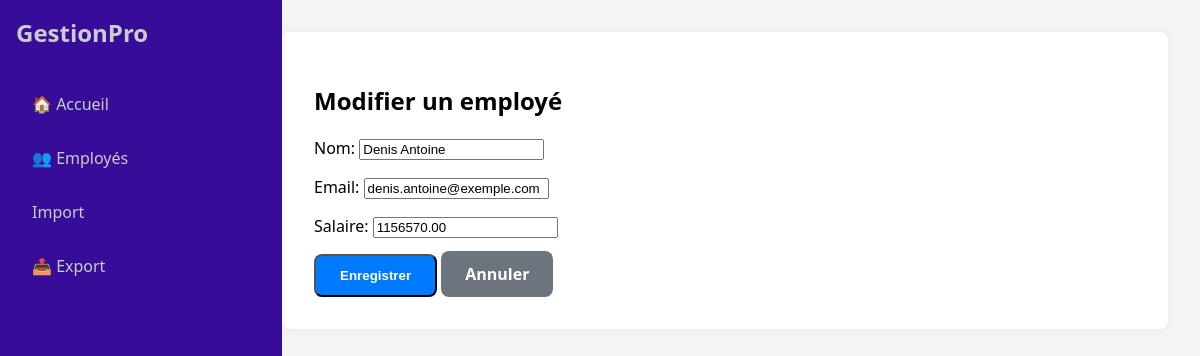
The app's page /edit/edit/1/, older data.
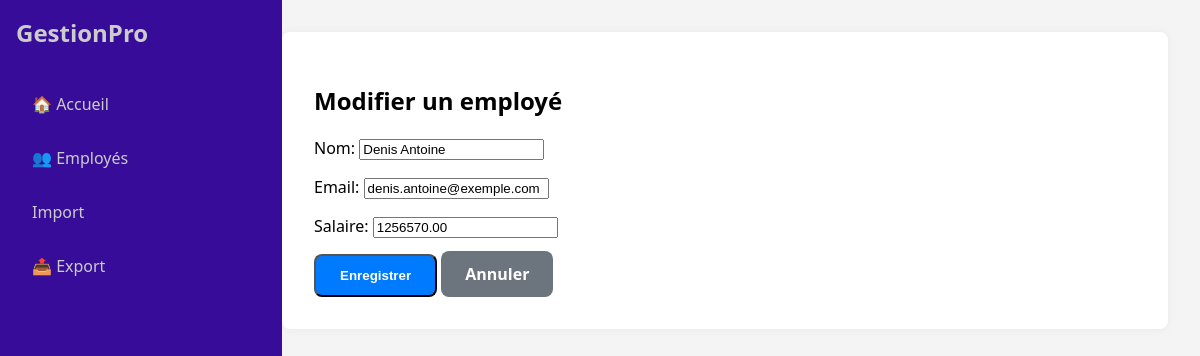
The same page, newer data.
### AppMng/models.py (models this page shows, shortened)
class Employee(models.Model):
    nom = models.CharField(max_length=100)
    email = models.EmailField(unique=True)
    salaire = models.DecimalField(max_digits=10, decimal_places=2)

### AppMng/views.py (the view)
# urls.py: path('edit/edit/<int:pk>/', views.employee_edit, name='employee_edit'),
def employee_edit(request, pk):
    employee = get_object_or_404(Employee, pk=pk)
    if request.method == 'POST':
        form = EmployeeForm(request.POST, instance=employee)
        if form.is_valid():
            form.save()
            return redirect('employee_list')
    else:
        form = EmployeeForm(instance=employee)
    return render(request, 'employees/edit.html', {'form': form})

### AppMng/forms.py
class EmployeeForm(forms.ModelForm):
    class Meta:
        model = Employee
        fields = ['nom', 'email', 'salaire']

### AppMng/templates/employees/edit.html (shortened to what this page needs)
{% extends 'base.html' %}
{% block content %}
<h2>Modifier un employé</h2>
<form method="post">
  {{ form.as_p }}
  <button type="submit" class="btn-primary">Enregistrer</button>
  <a href="{% url 'employee_list' %}" class="btn-secondary">Annuler</a>
</form>
{% endblock %}

### AppMng/templates/base.html (shortened to what this page needs)
{% load static %}
<!DOCTYPE html>
<html lang="fr">
<head>
  <link rel="stylesheet" href="{% static 'css/style.css' %}">
</head>
<body>
  <div class="dashboard-layout">
    <aside class="sidebar" id="sidebar">
      <div class="sidebar-logo"> GestionPro</div>
      <nav class="sidebar-nav">
        <a href="{% url 'home' %}">🏠 Accueil</a>
        <a href="{% url 'employee_list' %}">👥 Employés</a>
        <a href="{% url 'import_file' %}"> Import</a>
        <a href="{% url 'export_file' %}">📤 Export</a>
      </nav>
    </aside>
    <div class="main-content">
      <section class="content">
        {% block content %}{% endblock %}
      </section>
    </div>
  </div>
</body>
</html>

### AppMng/static/css/style.css (style rules this page uses)
body, html { margin: 0; padding: 0; font-family: 'Segoe UI', sans-serif; background-color: #f4f4f4; }
.dashboard-layout { display: flex; min-height: 100vh; }
.sidebar { width: 250px; background-color: #360c98;; color: white; padding: 1rem; position: fixed; height: 100%; top: 0; left: 0; transition: transform 0.3s ease-in-out; z-index: 1000; }
.sidebar-logo { font-size: 1.5rem; font-weight: bold; margin-bottom: 2rem; color: #ccc; }
.sidebar-nav a { color: #ccc; display: block; text-decoration: none; padding: 0.75rem 1rem; margin-bottom: 0.5rem; border-radius: 6px; transition: background 0.3s; }
.main-content { margin-left: 250px; padding: 2rem; flex: 1; transition: margin-left 0.3s ease-in-out; }
.content { background-color: #fff; padding: 2rem; border-radius: 8px; box-shadow: 0 0 10px rgba(0,0,0,0.05); }
.btn-primary, .btn-secondary { padding: 0.75rem 1.5rem; border-radius: 8px; font-weight: 600; text-decoration: none; transition: background 0.3s; white-space: nowrap; }
.btn-primary { background-color: #007bff; color: white; }
.btn-secondary { background-color: #6c757d; color: white; }

Row changes from the older to the newer data that the page shows:
changed Employee "Denis Antoine": salaire "1156570.00" → "1256570.00"
